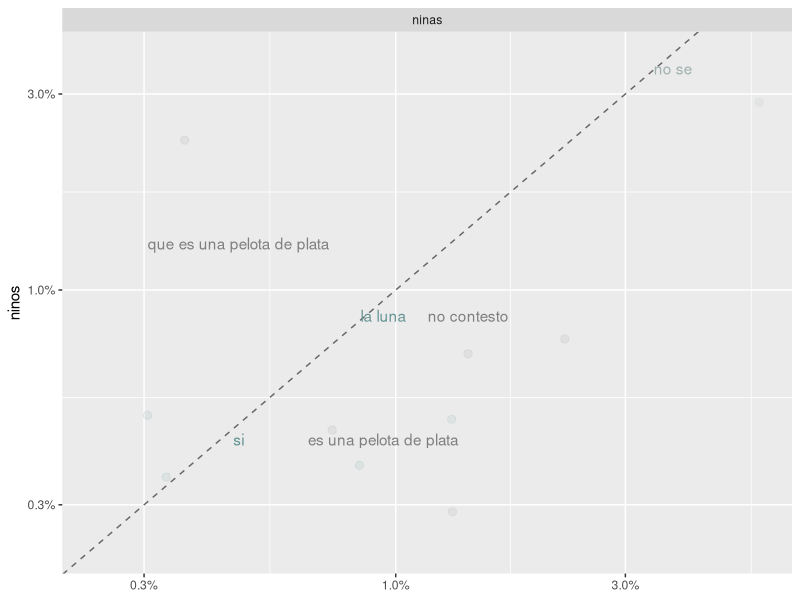

Write the R code that produced this figure. (Note: this script raises an error after producing the figure.)
getwd()
setwd("/media/pinker/KINGSTON/tidytext")
getwd()

#data <- read.csv('5.csv', header = T)
#data
#View(data)

lineas3 <- read.csv('frec_respuestas_por_item/hombres/lineas7.csv')
lineas4 <- read.csv('frec_respuestas_por_item/mujeres/lineas7.csv')

#install.packages ("dplyr")
#install.packages("tidytext")
#install.packages("tidyr")

library(dplyr)
library(tidytext)
library(tidyr)

frequency_lines34 <- bind_rows(mutate(lineas3, author = "ninos"),
                               mutate(lineas4, author = "ninas")) %>% 
  #mutate(word = str_extract(word, "[a-z']+")) %>%
  count(author, word) %>%
  group_by(author) %>%
  mutate(proportion = n / sum(n)) %>% 
  select(-n) %>% 
  spread(author, proportion) %>% 
  gather(author, proportion, `ninas`)

frequency_lines34

View(frequency_lines34)

write.csv(frequency_lines34,"frecuencias_a7_hm_prim.csv")


#install.packages("scales")
#install.packages("ggplot2")

library(scales)
library(ggplot2)

pdf("frecuencias_a7_hm_prim.pdf")

ggplot(frequency_lines34, aes(x = proportion, y = `ninos`, color = abs(`ninos` - proportion))) +
  geom_abline(color = "gray40", lty = 2) +
  geom_jitter(alpha = 0.1, size = 2.5, width = 0.3, height = 0.3) +
  geom_text(aes(label = word), check_overlap = TRUE, vjust = 1.5) +
  scale_x_log10(labels = percent_format()) +
  scale_y_log10(labels = percent_format()) +
  scale_color_gradient(limits = c(0, 0.001), low = "darkslategray4", high = "gray75") +
  facet_wrap(~author, ncol = 2) +
  theme(legend.position="none") +
  labs(y = "ninos", x = NULL)

dev.off()

#Esto creo que esta todo mal (intento falllido, de preferencia quitar)
lineas3
View(lineas3)
mode(lineas3)
lineas3.1<-as.character(lineas3)
View(lineas3.1)
mode(lineas3.1)


lineas4<-data$Reactivo.2
lineas4
View(lineas4)
mode(lineas4)
lineas4.1<-as.character(lineas4)
View(lineas4.1)
mode(lineas4.1)
